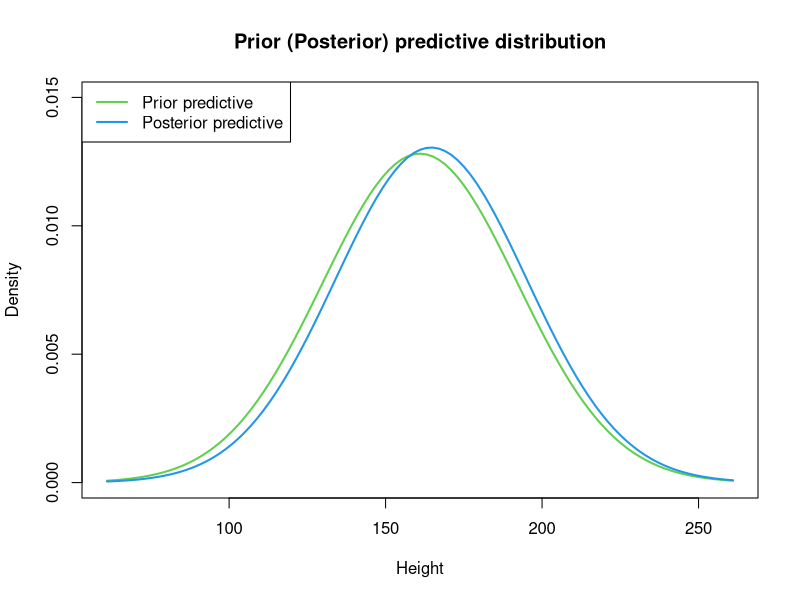
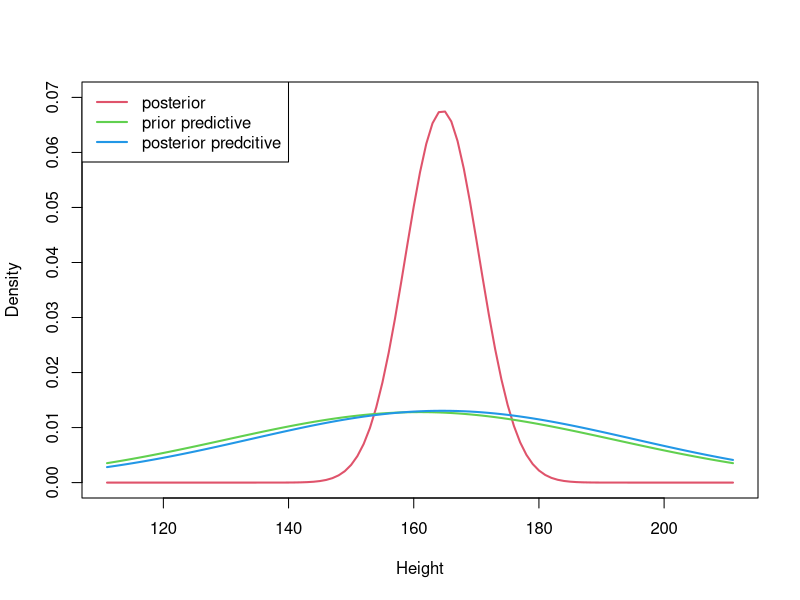
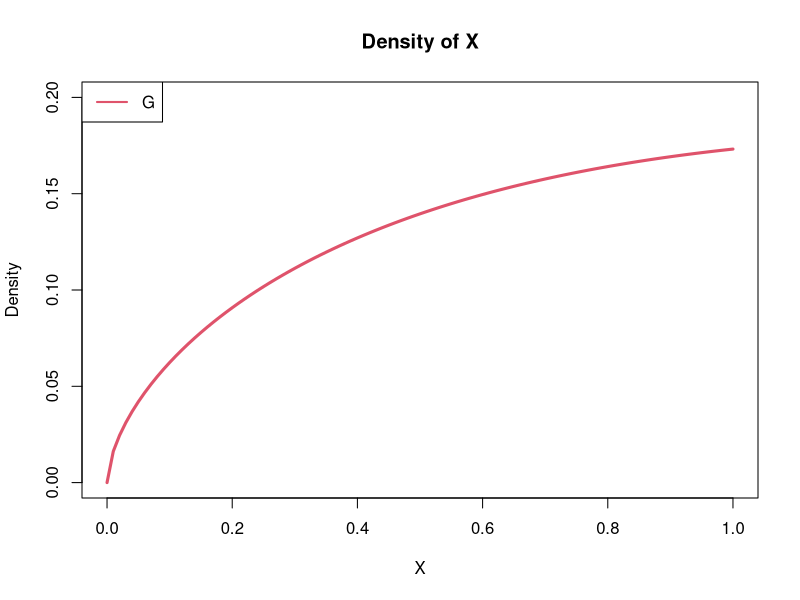
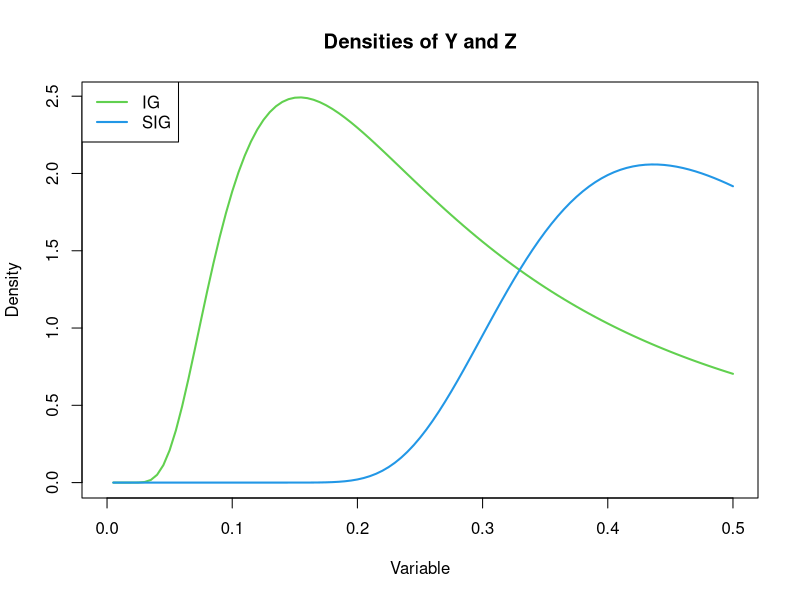
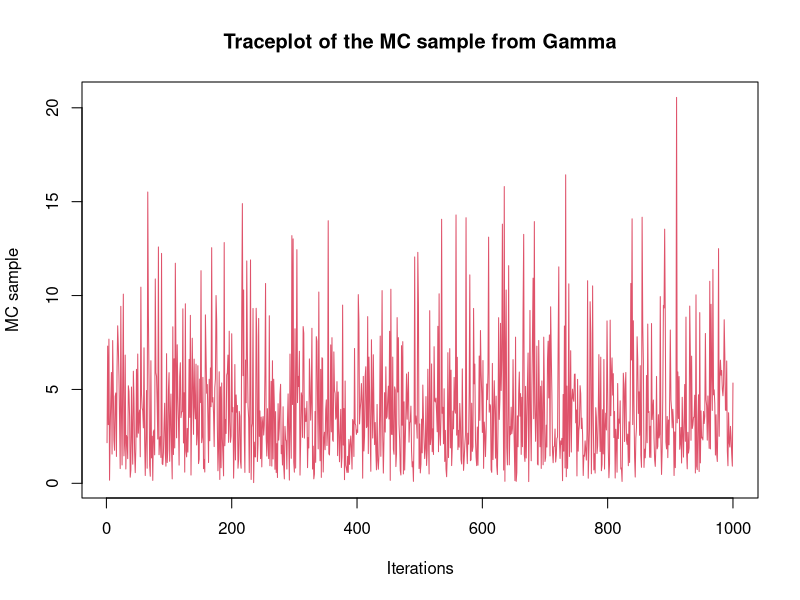
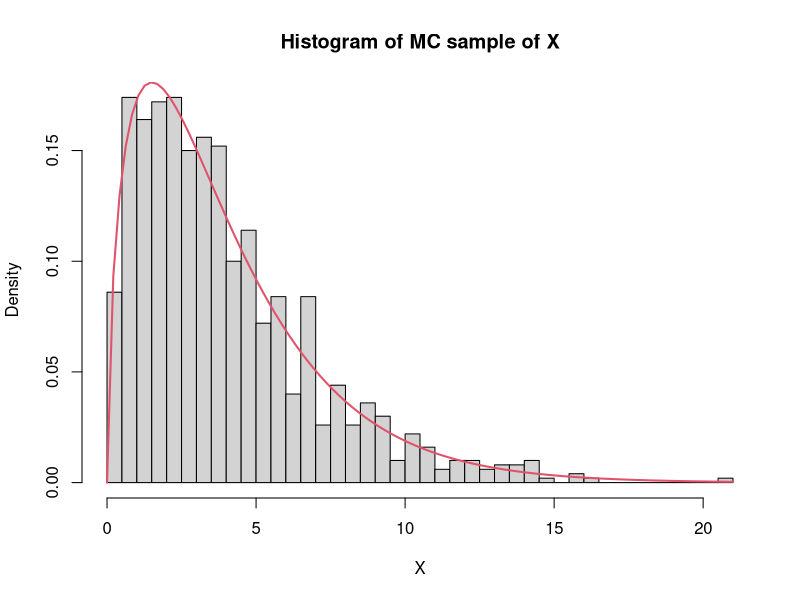
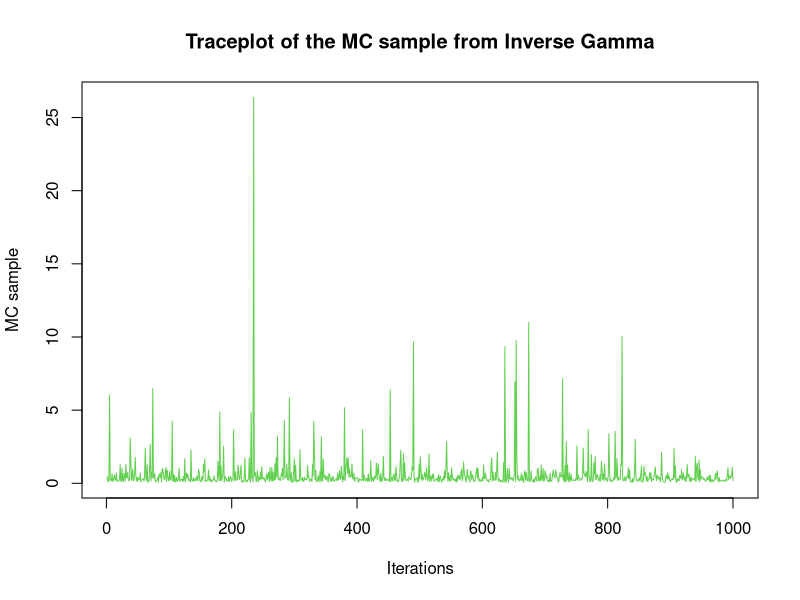
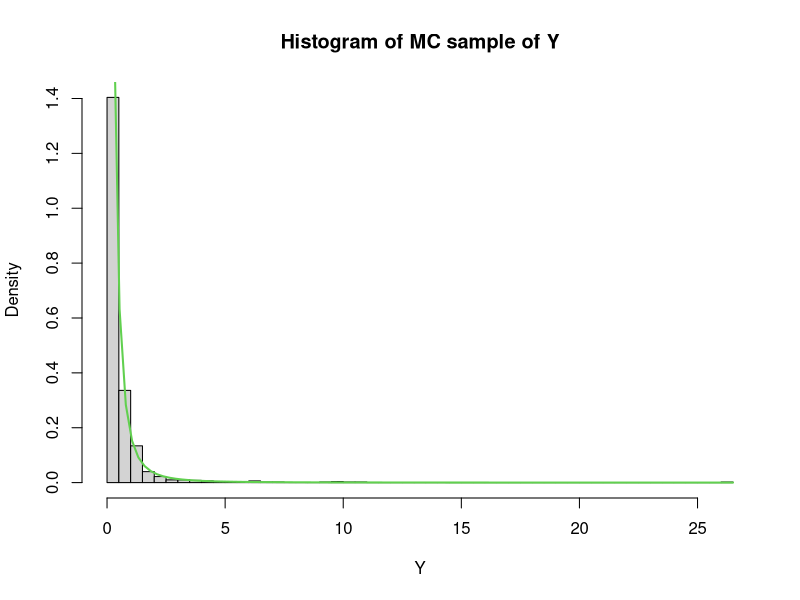

The R source for these figures, in order:
## ---- chunk 1
knitr::opts_chunk$set(echo = TRUE)
## ---- chunk 2
## P[y>200]
pnorm(200, mean=161, sd=sqrt(970), lower.tail=F)
## ---- chunk 3
curve(dnorm(x, mean=161, sd=sqrt(970)), ylim=c(0, 0.015), xlim=c(61, 261), col=3, 
      lwd=2, xlab="Height", ylab="Density", main="Prior (Posterior) predictive distribution")
curve(dnorm(x, mean=164.558, sd=sqrt(934.80663)), col=4, lwd=2, add=TRUE)
legend("topleft", legend=c("Prior predictive", "Posterior predictive"), col=3:4, lwd=2)
## ---- chunk 4
pnorm(200, mean=164.558, sd=sqrt(934.80663), lower.tail=F)
## ---- chunk 5
curve(dnorm(x, mean=164.558, sd=sqrt(34.80663)), ylim=c(0, 0.07), xlim=c(111, 211), 
      col=2, lwd=2, xlab="Height", ylab="Density")
curve(dnorm(x, mean=161, sd=sqrt(970)), col=3, lwd=2, add=TRUE)
curve(dnorm(x, mean=164.558, sd=sqrt(934.80663)), col=4, lwd=2, add=TRUE)
legend("topleft", legend=c("posterior", "prior predictive", "posterior predcitive"), 
       col=2:4, lwd=2)
## ---- chunk 6
## Define inverse-gamma distribution function
dinvgamma <- function(x, a, b) {
  return(
    (b^a)/gamma(a) * (1/x)^(a+1) * exp(-b/x)
  )
}

## Define square root inverse-gamma distribution function
dsqrtinvgamma <- function(x, a, b) {
  return(
    2 * (b^a)/gamma(a) * (1/x)^(2*a+1) * exp(-b/x^2)
  )
}
## ---- chunk 7
a <- 1.6
b <- 0.4
## ---- chunk 8
curve(dgamma(x, shape=a, rate=b), ylim=c(0, 0.2), col=2, lwd=3, 
      xlab="X", ylab="Density", main="Density of X")
legend("topleft", legend="G", col=2, lwd=2)

curve(dinvgamma(x, a, b), xlim=c(0, 0.5), col=3, lwd=2, 
      main="Densities of Y and Z", y="Density", xlab="Variable")
curve(dsqrtinvgamma(x, a, b), add=TRUE, col=4, lwd=2)
legend("topleft", legend=c("IG", "SIG"), col=c(3, 4), lwd=2)
## ---- chunk 9
## Set seed for reproducible results
set.seed(44566)

## Parameters for Gamma
a <- 1.6 # shape
b <- 0.4 # rate (inverse of scale)

## MC sample size
M <- 1000
## ---- chunk 10
## Generate a MC sample of size 1000 from Gamma 
mc.G <- rgamma(M, shape=a, rate=b)

## Generate a MC sample of size 1000 from Inverse Gamma 
mc.IG <- 1 / mc.G

## Generate a MC sample of size 1000 from Square root Inverse Gamma 
mc.SIG <- sqrt(1/mc.G)
## ---- chunk 11
plot(1:M, mc.G, type="l", col=2, xlab="Iterations", ylab="MC sample", 
     main="Traceplot of the MC sample from Gamma")
hist(mc.G, breaks=50, freq=FALSE, xlab="X", main="Histogram of MC sample of X")
curve(dgamma(x, a, b), add=TRUE, col=2, lwd=2)

plot(1:M, mc.IG, type="l", col=3, xlab="Iterations", ylab="MC sample", 
     main="Traceplot of the MC sample from Inverse Gamma")
hist(mc.IG, breaks=50, freq=FALSE, xlab="Y", main="Histogram of MC sample of Y")
curve(dinvgamma(x, a, b), add=TRUE, col=3, lwd=2)

plot(1:M, mc.SIG, type="l", col=4, xlab="Iterations", ylab="MC sample", 
     main="Traceplot of the MC sample from Square root Inverse Gamma")
hist(mc.SIG, breaks=50, freq=FALSE, ylim=c(0, 2), xlab="Z", 
     main="Histogram of MC sample of Z")
curve(dsqrtinvgamma(x, a, b), add=TRUE, col=4, lwd=2)
## ---- chunk 12
## Gamma
meanG <- mean(mc.G)
medG <- median(mc.G)

## Inverse Gamma
meanIG <- mean(mc.IG)
medIG <- median(mc.IG)

## Square root Inverse Gamma
meanSIG <- mean(mc.SIG)
medSIG <- median(mc.SIG)
## ---- chunk 13
df <- data.frame(
  c(meanG, meanIG, meanSIG), 
  c(medG, medIG, medSIG)
)
colnames(df) <- c("Sample Mean", "Sample Median")
rownames(df) <- c("G", "IG", "SIG")

knitr::kable(df, caption="Summary statistics", align="c")
